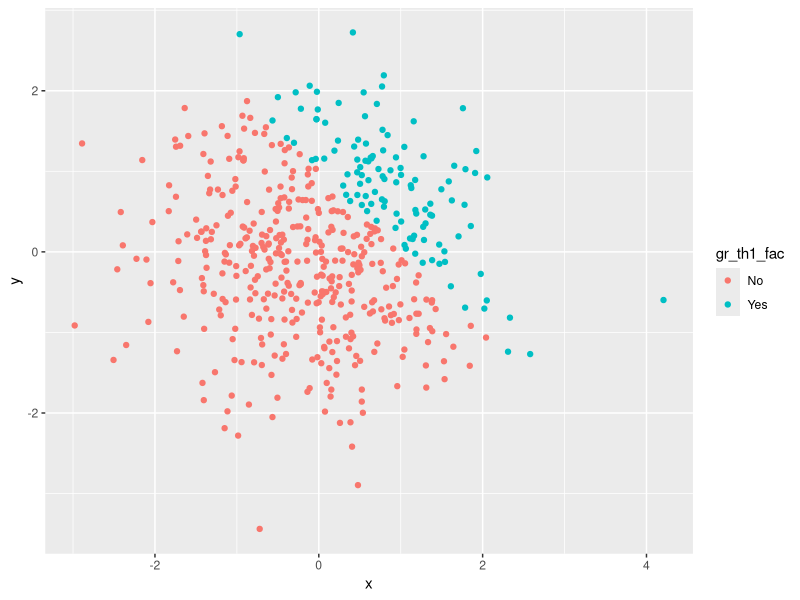
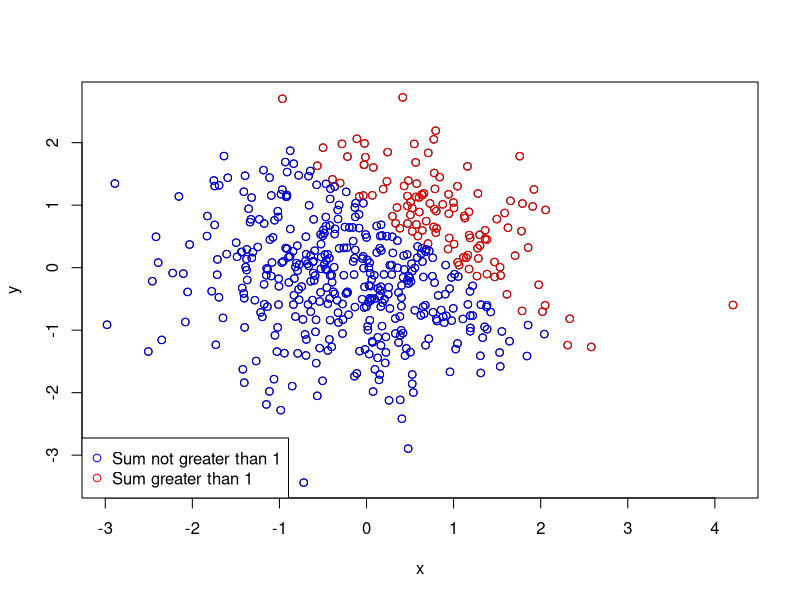

Source code (R) for these figures, in order:
## ---- chunk 1
library(tidyverse)
## ---- chunk 2
df1 = tibble(
  samp = rnorm(8),
  samp_pos = samp > 0,
  char_vec = c("This", "is", "a", "vector", "of", "length", "eight", "characters"),
  fact_vec = factor(c("fac1", "fac2", "fac3", "fac4", "fac5", "fac6", "fac7", "fac8")))
## ---- chunk 3
df2 = tibble(
  x = rnorm(500),
  y = rnorm(500),
  gr_th1 = x + y > 1,
  gr_th1_num = as.numeric(gr_th1),
  gr_th1_fac = factor(gr_th1)
)
## ---- chunk 4

df2_good <-  df2 %>% 
  mutate(
    gr_th1_fac = factor(gr_th1_fac,
      labels = c("No", "Yes")))


ggplot(data = df2_good,
       aes(x, y, color = gr_th1_fac)) +
  geom_point()
## ---- chunk 5
with(df2, 
     plot(x, y))
with(
  filter(df2, gr_th1 == TRUE),
  points(x, y, col = 'red'))
with(
  filter(df2, gr_th1 == FALSE),
  points(x, y, col = 'blue'))
legend("bottomleft", pch=1, col=c("blue","red"), legend=c("Sum not greater than 1","Sum greater than 1"))
     
